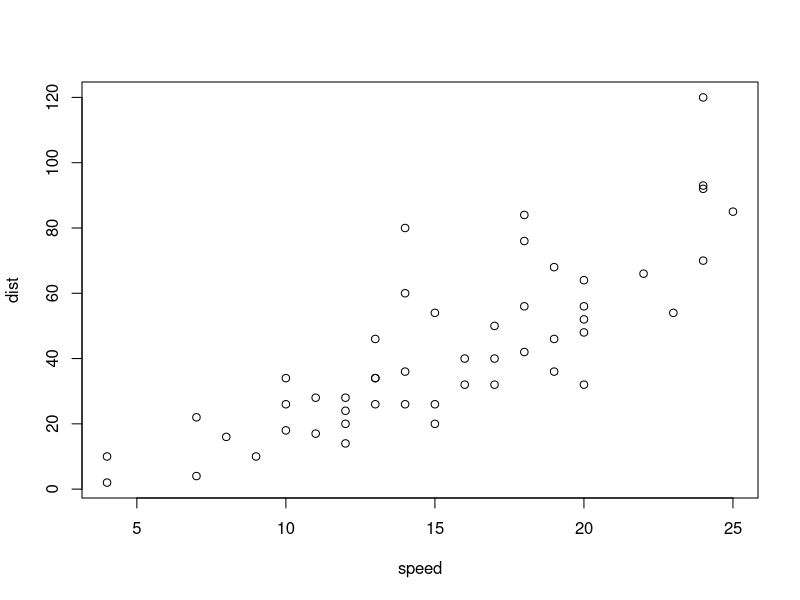
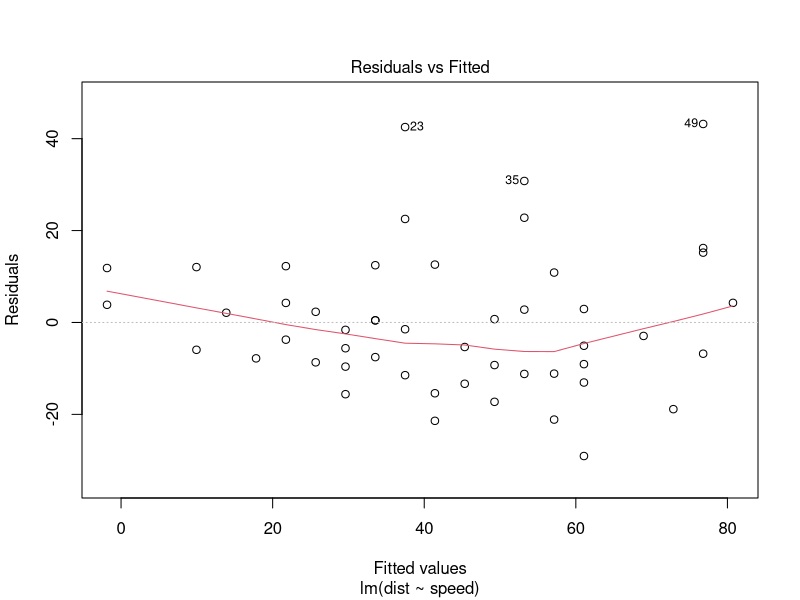
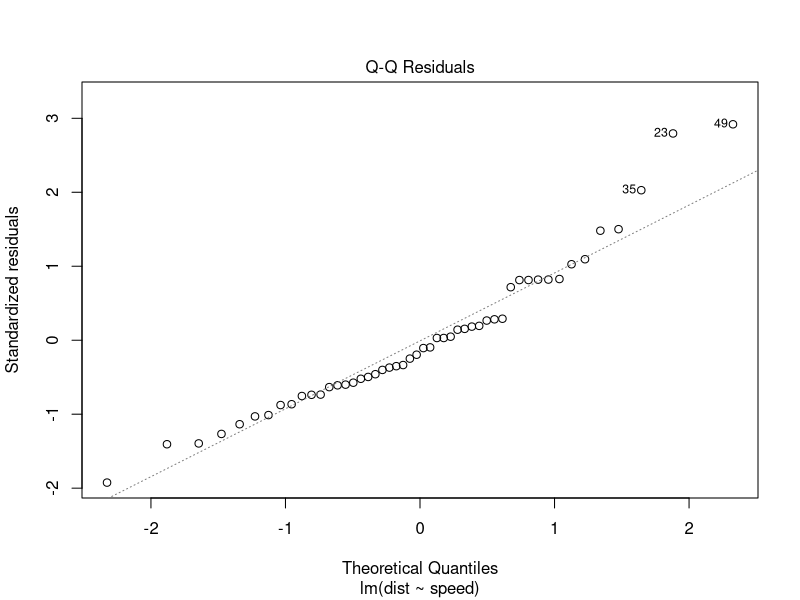
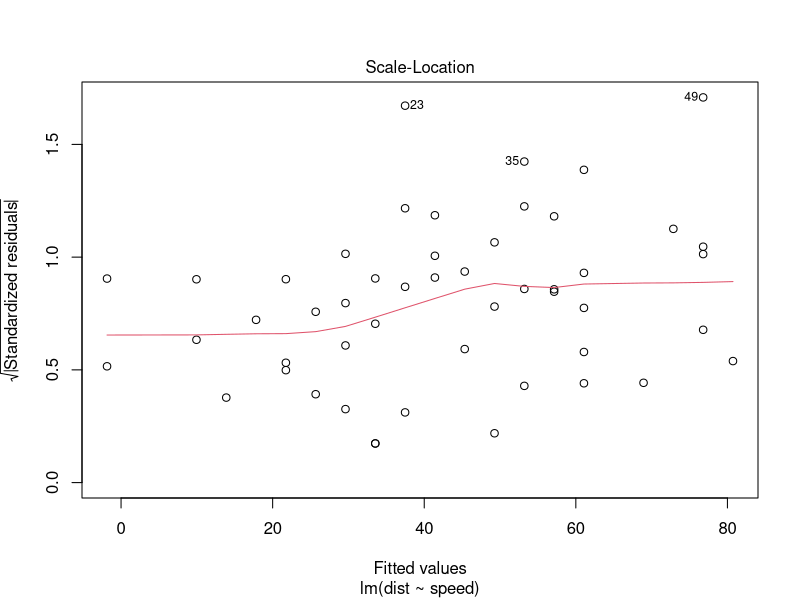
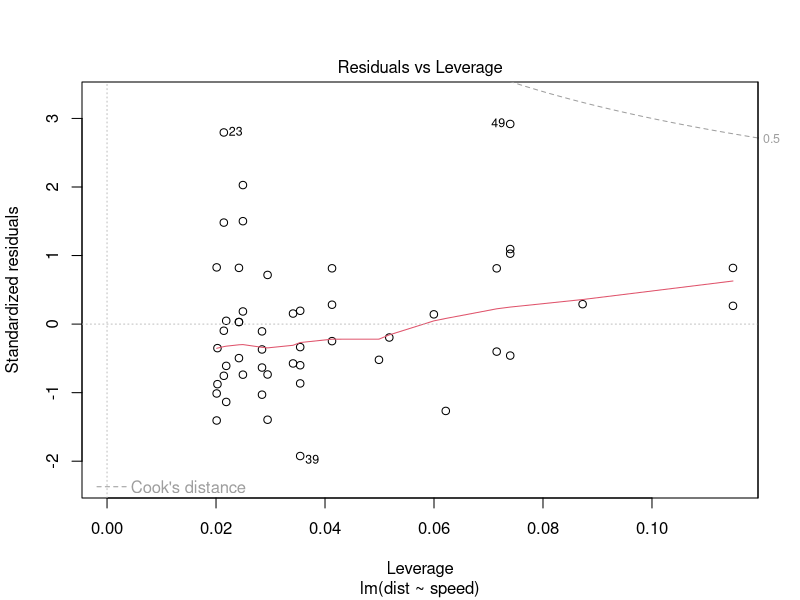
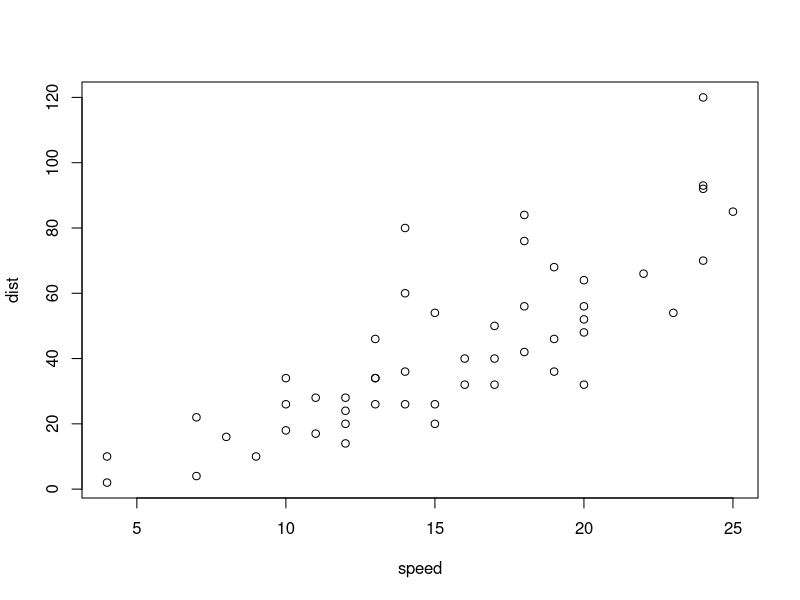

Reproduce these figures in R, in order.
head(cars)
attach(cars)

# visual impression of our data
plot(x=speed, y=dist)

# the correlation between speed and distance
cor(x=speed, y=dist) # positive correlation

# our linear model
lm(dist~speed) # note that first variable here is the Y variable

# to get a summary
summary(lm(dist~speed))
# in the field coefficients we can see that the slope for speed is 3.9
# the according p value shows us the slope is not 0 (p<0.05)

# to extract the coefficients
coef(lm(dist~speed))

# to get the conf intervals
confint(lm(dist~speed))

# to get the anova table
anova(lm(dist~speed))

# to check for the regression assumptions - preset plots
plot(lm(dist~speed))

# extrapolation or prediction of the model
plot(speed, dist)

'
Make prediction for stopping distance when the speed is 45
'
addon = data.frame(speed=45)

# This gives the prediction for the addon value of 45
predict(lm(dist~speed),addon)
'> predict(lm(dist~speed),addon)
       1 
159.3793 '
